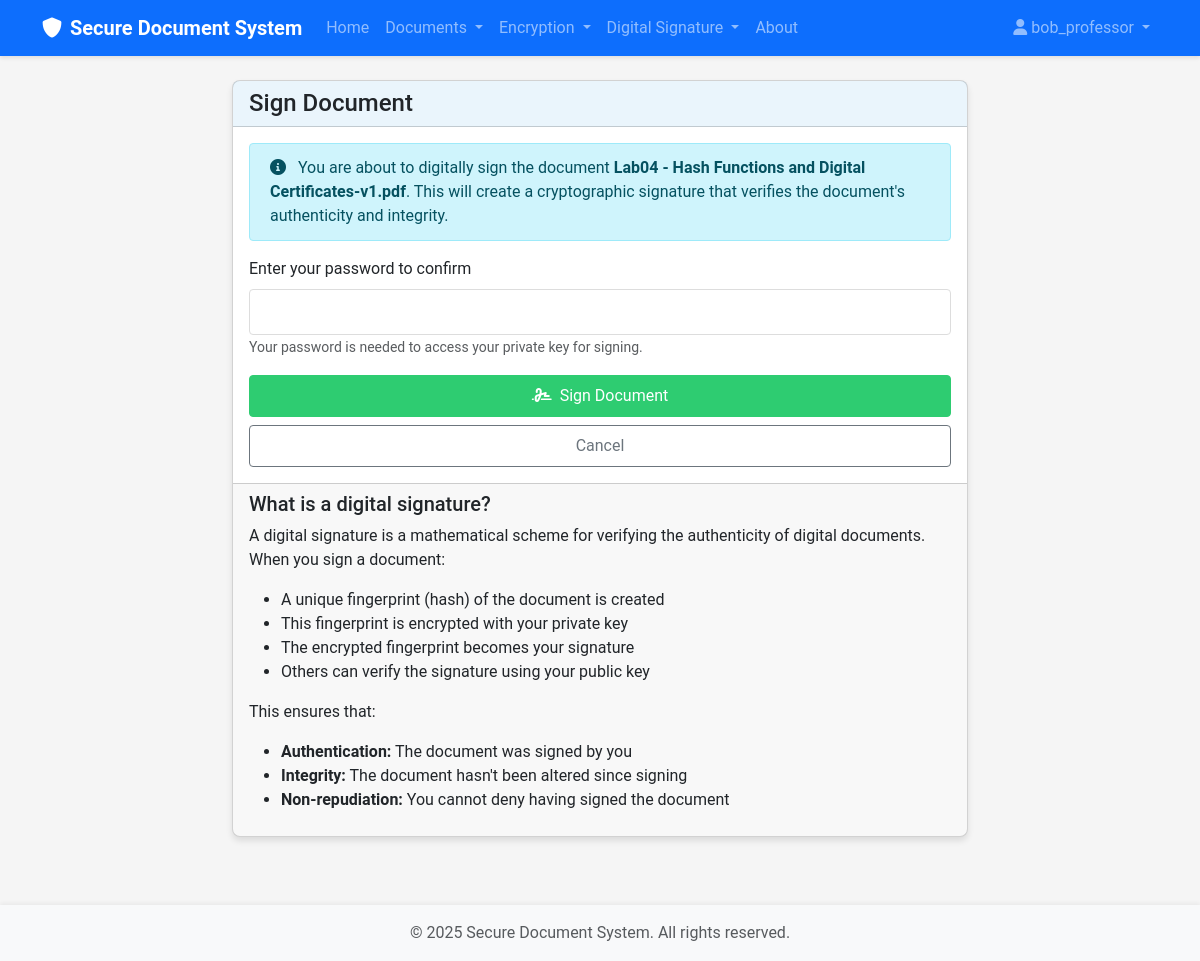
/signature/sign/19 (signed in), run on the app's committed database.
### src/models/user.py (models this page shows, shortened)
class User(UserMixin, db.Model):
    id = db.Column(db.Integer, primary_key=True)
    username = db.Column(db.String(64), index=True, unique=True)
    email = db.Column(db.String(120), index=True, unique=True)
    password = db.Column(db.String(128))
    role = db.Column(db.String(20), default='reader')  # 'data_owner', 'reader', 'authority'
    created_at = db.Column(db.DateTime, default=datetime.utcnow)
    public_key = db.Column(db.Text)
    private_key_encrypted = db.Column(db.Text)
    documents = db.relationship('Document', foreign_keys='Document.user_id', backref='owner', lazy='dynamic')
    attributes = db.relationship('Attribute', secondary=user_attributes,
                                backref=db.backref('users', lazy='dynamic'))

### src/models/document.py (models this page shows, shortened)
class Document(db.Model):
    id = db.Column(db.Integer, primary_key=True)
    filename = db.Column(db.String(256), nullable=False)
    original_filename = db.Column(db.String(256), nullable=False)
    file_type = db.Column(db.String(64))
    file_size = db.Column(db.Integer)  # Size in bytes
    doc_type = db.Column(db.String(20))  # 'original', 'encrypted', 'signed'
    encryption_method = db.Column(db.String(20), nullable=True)  # 'maabe', 'hybrid', None
    access_policy = db.Column(db.Text, nullable=True)
    is_signed = db.Column(db.Boolean, default=False)
    signature_file = db.Column(db.String(256), nullable=True)
    signer_id = db.Column(db.Integer, db.ForeignKey('user.id'), nullable=True)
    user_id = db.Column(db.Integer, db.ForeignKey('user.id'), nullable=False)
    parent_id = db.Column(db.Integer, db.ForeignKey('document.id'), nullable=True)
    children = db.relationship('Document',
                              backref=db.backref('parent', remote_side=[id]),
                              foreign_keys=[parent_id])
    signer = db.relationship('User', foreign_keys=[signer_id], backref='signed_documents')
    created_at = db.Column(db.DateTime, default=datetime.utcnow)
    updated_at = db.Column(db.DateTime, default=datetime.utcnow, onupdate=datetime.utcnow)

### src/routes/signature.py (the view, shortened to what this page needs)
@signature_bp.route('/sign/<int:document_id>', methods=['GET', 'POST'])
@login_required
def sign(document_id):
    document = Document.query.get_or_404(document_id)
    if document.user_id != current_user.id:
        flash('You do not have permission to sign this document', 'danger')
        return redirect(url_for('document.list'))
    if document.is_signed:
        flash('Document is already signed', 'warning')
        return redirect(url_for('document.view', document_id=document_id))
    return render_template('signature/sign.html', title='Sign Document',
                          document=document)

### templates/signature/sign.html (shortened to what this page needs)
{% extends "base.html" %}
{% block content %}
<div class="row justify-content-center">
    <div class="col-md-8">
        <div class="card">
            <div class="card-header">
                <h4 class="mb-0">Sign Document</h4>
            </div>
            <div class="card-body">
                <div class="alert alert-info">
                    <i class="fas fa-info-circle me-2"></i> You are about to digitally sign the document <strong>{{ document.original_filename }}</strong>. This will create a cryptographic signature that verifies the document's authenticity and integrity.
                </div>
                <form method="POST" action="{{ url_for('signature.sign', document_id=document.id) }}">
                    <div class="mb-3">
                        <label for="password" class="form-label">Enter your password to confirm</label>
                        <input type="password" class="form-control" id="password" name="password" required>
                        <small class="form-text text-muted">Your password is needed to access your private key for signing.</small>
                    </div>
                    <div class="d-grid gap-2">
                        <button type="submit" class="btn btn-success">
                            <i class="fas fa-signature me-1"></i> Sign Document
                        </button>
                        <a href="{{ url_for('document.view', document_id=document.id) }}" class="btn btn-outline-secondary">Cancel</a>
                    </div>
                </form>
            </div>
            <div class="card-footer">
                <h5>What is a digital signature?</h5>
                <p>A digital signature is a mathematical scheme for verifying the authenticity of digital documents. When you sign a document:</p>
                <ul>
                    <li>A unique fingerprint (hash) of the document is created</li>
                    <li>This fingerprint is encrypted with your private key</li>
                    <li>The encrypted fingerprint becomes your signature</li>
                    <li>Others can verify the signature using your public key</li>
                </ul>
                <p>This ensures that:</p>
                <ul>
                    <li><strong>Authentication:</strong> The document was signed by you</li>
                    <li><strong>Integrity:</strong> The document hasn't been altered since signing</li>
                    <li><strong>Non-repudiation:</strong> You cannot deny having signed the document</li>
                </ul>
            </div>
        </div>
    </div>
</div>
{% endblock %}

### templates/base.html (shortened to what this page needs)
<!DOCTYPE html>
<html lang="en">
<head>
    <link href="https://cdn.jsdelivr.net/npm/bootstrap@5.3.0-alpha1/dist/css/bootstrap.min.css" rel="stylesheet">
    <link rel="stylesheet" href="https://cdnjs.cloudflare.com/ajax/libs/font-awesome/6.0.0/css/all.min.css">
    <link rel="stylesheet" href="{{ url_for('static', filename='css/style.css') }}">
</head>
<body>
    <nav class="navbar navbar-expand-lg navbar-dark bg-primary">
        <div class="container">
            <a class="navbar-brand" href="{{ url_for('index') }}">
                <i class="fas fa-shield-alt me-2"></i>Secure Document System
            </a>
            <div class="collapse navbar-collapse" id="navbarNav">
                <ul class="navbar-nav me-auto">
                    <li class="nav-item">
                        <a class="nav-link" href="{{ url_for('index') }}">Home</a>
                    </li>
                    {% if current_user.is_authenticated %}
                        <li class="nav-item dropdown">
                            <a class="nav-link dropdown-toggle" href="#" id="documentsDropdown" role="button" data-bs-toggle="dropdown">
                                Documents
                            </a>
                        </li>
                        <li class="nav-item dropdown">
                            <a class="nav-link dropdown-toggle" href="#" id="encryptionDropdown" role="button" data-bs-toggle="dropdown">
                                Encryption
                            </a>
                        </li>
                        <li class="nav-item dropdown">
                            <a class="nav-link dropdown-toggle" href="#" id="signatureDropdown" role="button" data-bs-toggle="dropdown">
                                Digital Signature
                            </a>
                        </li>
                    {% endif %}
                    <li class="nav-item">
                        <a class="nav-link" href="{{ url_for('about') }}">About</a>
                    </li>
                </ul>
                <ul class="navbar-nav">
                    {% if current_user.is_authenticated %}
                        <li class="nav-item dropdown">
                            <a class="nav-link dropdown-toggle" href="#" id="userDropdown" role="button" data-bs-toggle="dropdown">
                                <i class="fas fa-user me-1"></i>{{ current_user.username }}
                            </a>
                        </li>
                    {% endif %}
                </ul>
            </div>
        </div>
    </nav>
    <div class="container mt-4">
        {% block content %}{% endblock %}
    </div>
    <footer class="footer mt-5 py-3 bg-light">
        <div class="container text-center">
            <span class="text-muted">© 2025 Secure Document System. All rights reserved.</span>
        </div>
    </footer>
</body>
</html>

### static/css/style.css (style rules this page uses)
:root { --primary-color: #3498db; --secondary-color: #2ecc71; --background-color: #f5f5f5; --text-color: #333333; --danger-color: #e74c3c; --success-color: #27ae60; }
body { font-family: 'Roboto', 'Open Sans', sans-serif; background-color: var(--background-color); color: var(--text-color); min-height: 100vh; display: flex; flex-direction: column; }
.navbar { box-shadow: 0 2px 4px rgba(0, 0, 0, 0.1); }
.navbar-brand { font-weight: bold; }
.footer { margin-top: auto; box-shadow: 0 -2px 4px rgba(0, 0, 0, 0.05); }
.card { border-radius: 8px; box-shadow: 0 4px 6px rgba(0, 0, 0, 0.1); transition: transform 0.3s ease, box-shadow 0.3s ease; margin-bottom: 20px; }
.card-header { font-weight: bold; background-color: rgba(52, 152, 219, 0.1); }
.btn { border-radius: 4px; padding: 8px 16px; transition: all 0.3s ease; }
.btn-success { background-color: var(--secondary-color); border-color: var(--secondary-color); }
.form-control { border-radius: 4px; padding: 10px; border: 1px solid #ddd; }
.alert { border-radius: 4px; padding: 12px 20px; }

### data on the page
User: username "bob_professor"
Document: original_filename "Lab04 - Hash Functions and Digital Certificates-v1.pdf"
